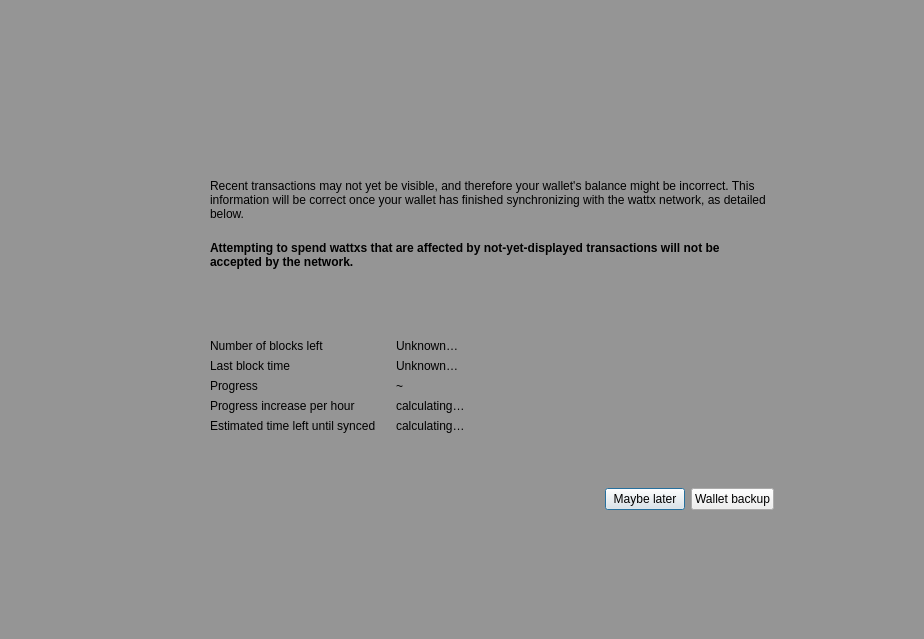
<?xml version="1.0" encoding="UTF-8"?>
<ui version="4.0">
 <class>ModalOverlay</class>
 <widget class="QWidget" name="ModalOverlay">
  <property name="geometry">
   <rect>
    <x>0</x>
    <y>0</y>
    <width>924</width>
    <height>639</height>
   </rect>
  </property>
  <property name="windowTitle">
   <string>Form</string>
  </property>
  <layout class="QVBoxLayout" name="verticalLayout" stretch="0">
   <property name="sizeConstraint">
    <enum>QLayout::SetDefaultConstraint</enum>
   </property>
   <property name="leftMargin">
    <number>0</number>
   </property>
   <property name="topMargin">
    <number>0</number>
   </property>
   <property name="rightMargin">
    <number>0</number>
   </property>
   <property name="bottomMargin">
    <number>0</number>
   </property>
   <item>
    <widget class="QWidget" name="bgWidget" native="true">
     <property name="styleSheet">
      <string notr="true">#bgWidget { background: rgba(0,0,0,96); }</string>
     </property>
     <layout class="QVBoxLayout" name="verticalLayoutMain" stretch="0">
      <property name="leftMargin">
       <number>120</number>
      </property>
      <property name="topMargin">
       <number>120</number>
      </property>
      <property name="rightMargin">
       <number>120</number>
      </property>
      <property name="bottomMargin">
       <number>120</number>
      </property>
      <item>
       <widget class="QWidget" name="contentWidget" native="true">
        <layout class="QVBoxLayout" name="verticalLayout_3" stretch="1,0">
         <property name="spacing">
          <number>0</number>
         </property>
         <property name="leftMargin">
          <number>0</number>
         </property>
         <property name="topMargin">
          <number>0</number>
         </property>
         <property name="rightMargin">
          <number>0</number>
         </property>
         <property name="bottomMargin">
          <number>0</number>
         </property>
         <item>
          <widget class="QStackedWidget" name="stackedWidget">
           <property name="currentIndex">
            <number>0</number>
           </property>
           <widget class="QWidget" name="page">
            <layout class="QVBoxLayout" name="verticalLayout_2">
             <property name="spacing">
              <number>0</number>
             </property>
             <property name="leftMargin">
              <number>30</number>
             </property>
             <property name="topMargin">
              <number>10</number>
             </property>
             <property name="rightMargin">
              <number>30</number>
             </property>
             <property name="bottomMargin">
              <number>10</number>
             </property>
             <item>
              <spacer name="verticalSpacer_3">
               <property name="orientation">
                <enum>Qt::Vertical</enum>
               </property>
               <property name="sizeType">
                <enum>QSizePolicy::Expanding</enum>
               </property>
               <property name="sizeHint" stdset="0">
                <size>
                 <width>20</width>
                 <height>40</height>
                </size>
               </property>
              </spacer>
             </item>
             <item>
              <layout class="QHBoxLayout" name="horizontalLayoutIconText" stretch="0,1">
               <property name="spacing">
                <number>20</number>
               </property>
               <property name="topMargin">
                <number>20</number>
               </property>
               <item>
                <layout class="QVBoxLayout" name="verticalLayoutIcon">
                 <item>
                  <widget class="QPushButton" name="warningIcon">
                   <property name="enabled">
                    <bool>false</bool>
                   </property>
                   <property name="text">
                    <string/>
                   </property>
                   <property name="iconSize">
                    <size>
                     <width>48</width>
                     <height>48</height>
                    </size>
                   </property>
                   <property name="flat">
                    <bool>true</bool>
                   </property>
                  </widget>
                 </item>
                 <item>
                  <spacer name="verticalSpacerWarningIcon">
                   <property name="orientation">
                    <enum>Qt::Vertical</enum>
                   </property>
                   <property name="sizeHint" stdset="0">
                    <size>
                     <width>20</width>
                     <height>40</height>
                    </size>
                   </property>
                  </spacer>
                 </item>
                </layout>
               </item>
               <item>
                <layout class="QVBoxLayout" name="verticalLayoutInfoText">
                 <property name="leftMargin">
                  <number>0</number>
                 </property>
                 <property name="topMargin">
                  <number>0</number>
                 </property>
                 <item>
                  <widget class="QLabel" name="infoText">
                   <property name="text">
                    <string>Recent transactions may not yet be visible, and therefore your wallet's balance might be incorrect. This information will be correct once your wallet has finished synchronizing with the wattx network, as detailed below.</string>
                   </property>
                   <property name="textFormat">
                    <enum>Qt::RichText</enum>
                   </property>
                   <property name="wordWrap">
                    <bool>true</bool>
                   </property>
                  </widget>
                 </item>
                 <item>
                  <widget class="QLabel" name="infoTextStrong">
                   <property name="font">
                    <font>
                     <weight>75</weight>
                     <bold>true</bold>
                    </font>
                   </property>
                   <property name="text">
                    <string>Attempting to spend wattxs that are affected by not-yet-displayed transactions will not be accepted by the network.</string>
                   </property>
                   <property name="textFormat">
                    <enum>Qt::RichText</enum>
                   </property>
                   <property name="wordWrap">
                    <bool>true</bool>
                   </property>
                  </widget>
                 </item>
                 <item>
                  <spacer name="verticalSpacerInTextSpace">
                   <property name="orientation">
                    <enum>Qt::Vertical</enum>
                   </property>
                   <property name="sizeHint" stdset="0">
                    <size>
                     <width>20</width>
                     <height>40</height>
                    </size>
                   </property>
                  </spacer>
                 </item>
                 <item>
                  <layout class="QFormLayout" name="formLayout">
                   <property name="fieldGrowthPolicy">
                    <enum>QFormLayout::ExpandingFieldsGrow</enum>
                   </property>
                   <property name="horizontalSpacing">
                    <number>20</number>
                   </property>
                   <property name="verticalSpacing">
                    <number>6</number>
                   </property>
                   <property name="topMargin">
                    <number>10</number>
                   </property>
                   <item row="0" column="0">
                    <widget class="QLabel" name="labelNumberOfBlocksLeft">
                     <property name="font">
                      <font>
                       <weight>50</weight>
                       <bold>false</bold>
                      </font>
                     </property>
                     <property name="text">
                      <string>Number of blocks left</string>
                     </property>
                    </widget>
                   </item>
                   <item row="0" column="1">
                    <widget class="QLabel" name="numberOfBlocksLeft">
                     <property name="sizePolicy">
                      <sizepolicy hsizetype="Expanding" vsizetype="Preferred">
                       <horstretch>0</horstretch>
                       <verstretch>0</verstretch>
                      </sizepolicy>
                     </property>
                     <property name="text">
                      <string>Unknown…</string>
                     </property>
                    </widget>
                   </item>
                   <item row="1" column="0">
                    <widget class="QLabel" name="labelLastBlockTime">
                     <property name="font">
                      <font>
                       <weight>50</weight>
                       <bold>false</bold>
                      </font>
                     </property>
                     <property name="text">
                      <string>Last block time</string>
                     </property>
                    </widget>
                   </item>
                   <item row="1" column="1">
                    <widget class="QLabel" name="newestBlockDate">
                     <property name="sizePolicy">
                      <sizepolicy hsizetype="Expanding" vsizetype="Preferred">
                       <horstretch>0</horstretch>
                       <verstretch>0</verstretch>
                      </sizepolicy>
                     </property>
                     <property name="text">
                      <string>Unknown…</string>
                     </property>
                    </widget>
                   </item>
                   <item row="2" column="0">
                    <widget class="QLabel" name="labelSyncDone">
                     <property name="font">
                      <font>
                       <weight>50</weight>
                       <bold>false</bold>
                      </font>
                     </property>
                     <property name="text">
                      <string>Progress</string>
                     </property>
                    </widget>
                   </item>
                   <item row="2" column="1">
                    <layout class="QHBoxLayout" name="horizontalLayoutSync" stretch="0,1">
                     <property name="spacing">
                      <number>6</number>
                     </property>
                     <item>
                      <widget class="QLabel" name="percentageProgress">
                       <property name="text">
                        <string notr="true">~</string>
                       </property>
                      </widget>
                     </item>
                    </layout>
                   </item>
                   <item row="4" column="0">
                    <widget class="QLabel" name="labelProgressIncrease">
                     <property name="font">
                      <font>
                       <weight>50</weight>
                       <bold>false</bold>
                      </font>
                     </property>
                     <property name="text">
                      <string>Progress increase per hour</string>
                     </property>
                    </widget>
                   </item>
                   <item row="4" column="1">
                    <widget class="QLabel" name="progressIncreasePerH">
                     <property name="sizePolicy">
                      <sizepolicy hsizetype="Expanding" vsizetype="Preferred">
                       <horstretch>0</horstretch>
                       <verstretch>0</verstretch>
                      </sizepolicy>
                     </property>
                     <property name="text">
                      <string>calculating…</string>
                     </property>
                    </widget>
                   </item>
                   <item row="5" column="0">
                    <widget class="QLabel" name="labelEstimatedTimeLeft">
                     <property name="font">
                      <font>
                       <weight>50</weight>
                       <bold>false</bold>
                      </font>
                     </property>
                     <property name="text">
                      <string>Estimated time left until synced</string>
                     </property>
                    </widget>
                   </item>
                   <item row="5" column="1">
                    <widget class="QLabel" name="expectedTimeLeft">
                     <property name="sizePolicy">
                      <sizepolicy hsizetype="Expanding" vsizetype="Preferred">
                       <horstretch>0</horstretch>
                       <verstretch>0</verstretch>
                      </sizepolicy>
                     </property>
                     <property name="text">
                      <string>calculating…</string>
                     </property>
                    </widget>
                   </item>
                  </layout>
                 </item>
                </layout>
               </item>
              </layout>
             </item>
             <item>
              <spacer name="verticalSpacer_4">
               <property name="orientation">
                <enum>Qt::Vertical</enum>
               </property>
               <property name="sizeHint" stdset="0">
                <size>
                 <width>20</width>
                 <height>40</height>
                </size>
               </property>
              </spacer>
             </item>
            </layout>
           </widget>
           <widget class="QWidget" name="page_2">
            <layout class="QVBoxLayout" name="verticalLayout_4">
             <property name="spacing">
              <number>15</number>
             </property>
             <property name="leftMargin">
              <number>30</number>
             </property>
             <property name="topMargin">
              <number>0</number>
             </property>
             <property name="rightMargin">
              <number>30</number>
             </property>
             <property name="bottomMargin">
              <number>0</number>
             </property>
             <item>
              <spacer name="verticalSpacer_2">
               <property name="orientation">
                <enum>Qt::Vertical</enum>
               </property>
               <property name="sizeHint" stdset="0">
                <size>
                 <width>20</width>
                 <height>40</height>
                </size>
               </property>
              </spacer>
             </item>
             <item>
              <layout class="QGridLayout" name="gridLayout">
               <item row="0" column="1">
                <widget class="QLabel" name="labelNote">
                 <property name="layoutDirection">
                  <enum>Qt::LeftToRight</enum>
                 </property>
                 <property name="text">
                  <string>Wallet backup prompt</string>
                 </property>
                 <property name="alignment">
                  <set>Qt::AlignLeading|Qt::AlignLeft|Qt::AlignVCenter</set>
                 </property>
                </widget>
               </item>
               <item row="1" column="1">
                <widget class="QLabel" name="labelMessage">
                 <property name="text">
                  <string>Please backup your wallet as soon as possible.
Please make sure to keep an updated antivirus and operating system. We can not recover Your funds if you visit phishing site or lose your backup. Please make sure to keep backups of your private keys or files. We do not store your private keys on this wallet. And you as a user, are entirely responsible for your funds and your own security.</string>
                 </property>
                 <property name="alignment">
                  <set>Qt::AlignLeading|Qt::AlignLeft|Qt::AlignVCenter</set>
                 </property>
                 <property name="wordWrap">
                  <bool>true</bool>
                 </property>
                </widget>
               </item>
               <item row="0" column="0">
                <widget class="QPushButton" name="warningIconBackup">
                 <property name="enabled">
                  <bool>false</bool>
                 </property>
                 <property name="sizePolicy">
                  <sizepolicy hsizetype="Fixed" vsizetype="Fixed">
                   <horstretch>0</horstretch>
                   <verstretch>0</verstretch>
                  </sizepolicy>
                 </property>
                 <property name="minimumSize">
                  <size>
                   <width>30</width>
                   <height>30</height>
                  </size>
                 </property>
                 <property name="maximumSize">
                  <size>
                   <width>30</width>
                   <height>30</height>
                  </size>
                 </property>
                 <property name="text">
                  <string/>
                 </property>
                 <property name="iconSize">
                  <size>
                   <width>30</width>
                   <height>30</height>
                  </size>
                 </property>
                 <property name="flat">
                  <bool>true</bool>
                 </property>
                </widget>
               </item>
               <item row="1" column="0">
                <spacer name="horizontalSpacer_2">
                 <property name="orientation">
                  <enum>Qt::Horizontal</enum>
                 </property>
                 <property name="sizeType">
                  <enum>QSizePolicy::Fixed</enum>
                 </property>
                 <property name="sizeHint" stdset="0">
                  <size>
                   <width>30</width>
                   <height>20</height>
                  </size>
                 </property>
                </spacer>
               </item>
              </layout>
             </item>
             <item>
              <spacer name="verticalSpacer">
               <property name="orientation">
                <enum>Qt::Vertical</enum>
               </property>
               <property name="sizeType">
                <enum>QSizePolicy::Expanding</enum>
               </property>
               <property name="sizeHint" stdset="0">
                <size>
                 <width>20</width>
                 <height>40</height>
                </size>
               </property>
              </spacer>
             </item>
            </layout>
           </widget>
          </widget>
         </item>
         <item>
          <widget class="QWidget" name="buttonsContainerWhite" native="true">
           <layout class="QHBoxLayout" name="horizontalLayout">
            <property name="leftMargin">
             <number>30</number>
            </property>
            <property name="topMargin">
             <number>15</number>
            </property>
            <property name="rightMargin">
             <number>30</number>
            </property>
            <item>
             <spacer name="horizontalSpacer">
              <property name="orientation">
               <enum>Qt::Horizontal</enum>
              </property>
              <property name="sizeHint" stdset="0">
               <size>
                <width>40</width>
                <height>20</height>
               </size>
              </property>
             </spacer>
            </item>
            <item>
             <widget class="QPushButton" name="closeButton">
              <property name="focusPolicy">
               <enum>Qt::StrongFocus</enum>
              </property>
              <property name="text">
               <string>Maybe later</string>
              </property>
              <property name="shortcut">
               <string>Esc</string>
              </property>
              <property name="default">
               <bool>true</bool>
              </property>
             </widget>
            </item>
            <item>
             <widget class="QPushButton" name="walletBackupButton">
              <property name="text">
               <string>Wallet backup</string>
              </property>
             </widget>
            </item>
           </layout>
          </widget>
         </item>
        </layout>
       </widget>
      </item>
     </layout>
    </widget>
   </item>
  </layout>
 </widget>
 <resources/>
 <connections/>
</ui>
